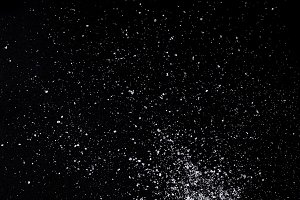
#> input picture ImageProcessing/salt.jpg, 300 x 200 px
$ python ImageResize.py --image salt.jpg
#> lines starting #> are read from the running program, lines starting #| are printed output that depends on the picture
import numpy as np
import argparse
import cv2

ap=argparse.ArgumentParser()
ap.add_argument("-i","--image", required=True, help="Path to the image")
args=vars(ap.parse_args())


image=cv2.imread(args["image"])
#> image is the input picture: shape (200, 300, 3); mean B, G, R 12, 10.7, 10.8
cv2.imshow("Original",image)


cv2.waitKey(0)

def resize(image, width=None, height=None, inter=cv2.INTER_AREA):
#> called with height = 400, inter = 3
    dim=None
    (h,w)=image.shape[:2]
#> h = 200; w = 300

    if width is None and height is None:
        return image

    if width is None:
        r=height/float(h)
#> r = 2
        dim=(int(w*r), height)
#> dim = (600, 400)

    else:
        r=width/float(w)
        dim=(width/int(h*r))

    resized=cv2.resize(image, dim, interpolation=inter)
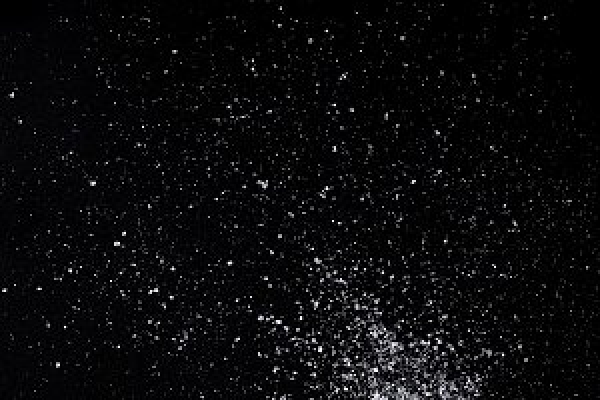
#> resized: shape (400, 600, 3); mean B, G, R 12, 10.7, 10.8
    return resized

image2=resize(image,height=400)
cv2.imshow("Resized(Height)", image2)

cv2.waitKey(0)
